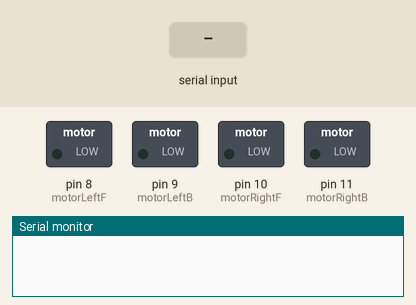
Simulated run of this sketch. Board: Arduino Uno, built with avr-gcc and run on an emulated ATmega328P. Shown: switched loads named in the sketch (green lamp = pin HIGH), the last lines printed to the serial monitor. Inputs (shaded band) come from the test bench.

Above: at 1.2 s.
1.3 s: "F" received over Serial
At 1.9 s:
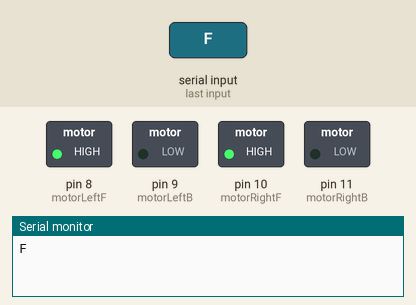
2.8 s: "B" received over Serial
At 4.0 s:
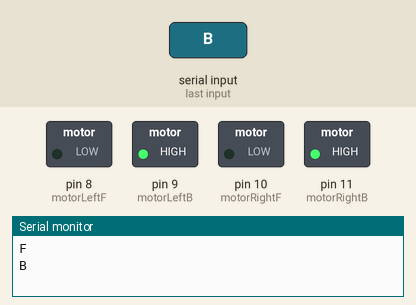
4.3 s: "L" received over Serial
At 5.4 s:
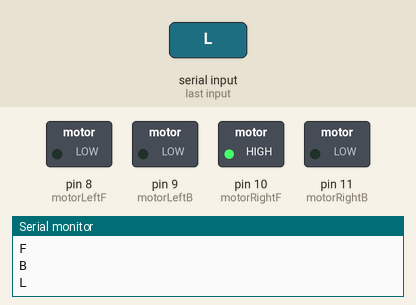
5.8 s: "R" received over Serial
At 6.5 s:
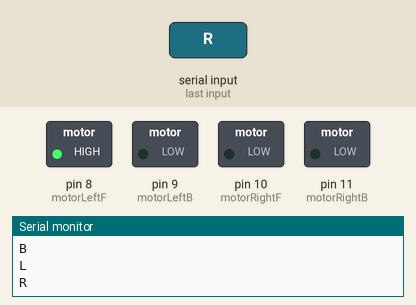
Timing chart, 0 to 8.3 s (numbered marks = the images above; inputs shaded):
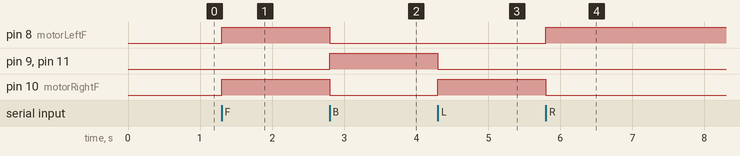

The sketch:

Car.ino
```cpp
char input;

int motorLeftF = 8;
int motorLeftB = 9;
int motorRightF = 10;
int motorRightB = 11;

void setup() {
  Serial.begin(9600);

  pinMode(motorLeftF, OUTPUT);
  pinMode(motorLeftB, OUTPUT);
  pinMode(motorRightF, OUTPUT);
  pinMode(motorRightB, OUTPUT);
}

void loop() {
  if(Serial.available() > 0) {
    input = Serial.read();
    Serial.println(input);

    stop();

    if (input == 'F')
      forward();
    else if (input == 'B')
      back();
    else if (input == 'L')
      left();
    else if (input == 'R')
      right();
    else if (input == 'T')
      stop();
  }
}

void forward() {
  digitalWrite(motorLeftF, HIGH);
  digitalWrite(motorLeftB, LOW);
  digitalWrite(motorRightF, HIGH);
  digitalWrite(motorRightB, LOW);
}

void back() {
  digitalWrite(motorLeftF, LOW);
  digitalWrite(motorLeftB, HIGH);
  digitalWrite(motorRightF, LOW);
  digitalWrite(motorRightB, HIGH);
}

void left() {
  digitalWrite(motorLeftF, LOW);
  digitalWrite(motorLeftB, LOW);
  digitalWrite(motorRightF, HIGH);
  digitalWrite(motorRightB, LOW);
}

void right() {
  digitalWrite(motorLeftF, HIGH);
  digitalWrite(motorLeftB, LOW);
  digitalWrite(motorRightF, LOW);
  digitalWrite(motorRightB, LOW);
}

void stop() {
  digitalWrite(motorLeftF, LOW);
  digitalWrite(motorLeftB, LOW);
  digitalWrite(motorRightF, LOW);
  digitalWrite(motorRightB, LOW);
}
```

Measured:
- after the input at 1.3 s, pin 8 (motorLeftF), pin 10 (motorRightF): LOW → HIGH at once
- after the input at 2.8 s, pin 8 (motorLeftF), pin 10 (motorRightF): HIGH → LOW at once; pin 9 (motorLeftB), pin 11 (motorRightB): LOW → HIGH at once
- after the input at 4.3 s, pin 9 (motorLeftB), pin 11 (motorRightB): HIGH → LOW at once; pin 10 (motorRightF): LOW → HIGH at once
- after the input at 5.8 s, pin 8 (motorLeftF): LOW → HIGH at once; pin 10 (motorRightF): HIGH → LOW at once
